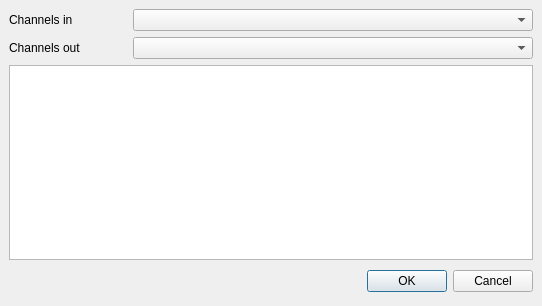
<?xml version="1.0" encoding="UTF-8"?>
<ui version="4.0">
 <class>ZRouteDialog</class>
 <widget class="QDialog" name="ZRouteDialog">
  <property name="geometry">
   <rect>
    <x>0</x>
    <y>0</y>
    <width>542</width>
    <height>306</height>
   </rect>
  </property>
  <property name="contextMenuPolicy">
   <enum>Qt::NoContextMenu</enum>
  </property>
  <property name="windowTitle">
   <string>Route properties</string>
  </property>
  <property name="windowIcon">
   <iconset>
    <normaloff>.</normaloff>.</iconset>
  </property>
  <property name="modal">
   <bool>true</bool>
  </property>
  <layout class="QGridLayout">
   <property name="leftMargin">
    <number>9</number>
   </property>
   <property name="topMargin">
    <number>9</number>
   </property>
   <property name="rightMargin">
    <number>9</number>
   </property>
   <property name="bottomMargin">
    <number>9</number>
   </property>
   <property name="spacing">
    <number>6</number>
   </property>
   <item row="0" column="0">
    <layout class="QVBoxLayout">
     <property name="spacing">
      <number>6</number>
     </property>
     <property name="leftMargin">
      <number>0</number>
     </property>
     <property name="topMargin">
      <number>0</number>
     </property>
     <property name="rightMargin">
      <number>0</number>
     </property>
     <property name="bottomMargin">
      <number>0</number>
     </property>
     <item>
      <layout class="QHBoxLayout">
       <property name="spacing">
        <number>6</number>
       </property>
       <property name="leftMargin">
        <number>0</number>
       </property>
       <property name="topMargin">
        <number>0</number>
       </property>
       <property name="rightMargin">
        <number>0</number>
       </property>
       <property name="bottomMargin">
        <number>0</number>
       </property>
       <item>
        <widget class="QLabel" name="label_5">
         <property name="text">
          <string>Channels in</string>
         </property>
         <property name="buddy">
          <cstring>alChannelsInput</cstring>
         </property>
        </widget>
       </item>
       <item>
        <widget class="QComboBox" name="alChannelsInput">
         <property name="minimumSize">
          <size>
           <width>400</width>
           <height>0</height>
          </size>
         </property>
        </widget>
       </item>
      </layout>
     </item>
     <item>
      <layout class="QHBoxLayout">
       <property name="spacing">
        <number>6</number>
       </property>
       <property name="leftMargin">
        <number>0</number>
       </property>
       <property name="topMargin">
        <number>0</number>
       </property>
       <property name="rightMargin">
        <number>0</number>
       </property>
       <property name="bottomMargin">
        <number>0</number>
       </property>
       <item>
        <widget class="QLabel" name="label_6">
         <property name="text">
          <string>Channels out</string>
         </property>
         <property name="buddy">
          <cstring>alChannelsOutput</cstring>
         </property>
        </widget>
       </item>
       <item>
        <widget class="QComboBox" name="alChannelsOutput">
         <property name="minimumSize">
          <size>
           <width>400</width>
           <height>0</height>
          </size>
         </property>
        </widget>
       </item>
      </layout>
     </item>
     <item>
      <widget class="QTableWidget" name="alRouteTable"/>
     </item>
     <item>
      <layout class="QHBoxLayout">
       <property name="spacing">
        <number>6</number>
       </property>
       <property name="leftMargin">
        <number>0</number>
       </property>
       <property name="topMargin">
        <number>0</number>
       </property>
       <property name="rightMargin">
        <number>0</number>
       </property>
       <property name="bottomMargin">
        <number>0</number>
       </property>
       <item>
        <spacer>
         <property name="orientation">
          <enum>Qt::Horizontal</enum>
         </property>
         <property name="sizeHint" stdset="0">
          <size>
           <width>131</width>
           <height>31</height>
          </size>
         </property>
        </spacer>
       </item>
       <item>
        <widget class="QPushButton" name="okButton">
         <property name="text">
          <string>OK</string>
         </property>
        </widget>
       </item>
       <item>
        <widget class="QPushButton" name="cancelButton">
         <property name="text">
          <string>Cancel</string>
         </property>
        </widget>
       </item>
      </layout>
     </item>
    </layout>
   </item>
  </layout>
 </widget>
 <layoutdefault spacing="6" margin="9"/>
 <tabstops>
  <tabstop>alChannelsInput</tabstop>
  <tabstop>alChannelsOutput</tabstop>
  <tabstop>okButton</tabstop>
  <tabstop>cancelButton</tabstop>
 </tabstops>
 <resources/>
 <connections>
  <connection>
   <sender>okButton</sender>
   <signal>clicked()</signal>
   <receiver>ZRouteDialog</receiver>
   <slot>accept()</slot>
   <hints>
    <hint type="sourcelabel">
     <x>437</x>
     <y>294</y>
    </hint>
    <hint type="destinationlabel">
     <x>96</x>
     <y>118</y>
    </hint>
   </hints>
  </connection>
  <connection>
   <sender>cancelButton</sender>
   <signal>clicked()</signal>
   <receiver>ZRouteDialog</receiver>
   <slot>reject()</slot>
   <hints>
    <hint type="sourcelabel">
     <x>530</x>
     <y>294</y>
    </hint>
    <hint type="destinationlabel">
     <x>179</x>
     <y>118</y>
    </hint>
   </hints>
  </connection>
 </connections>
</ui>
